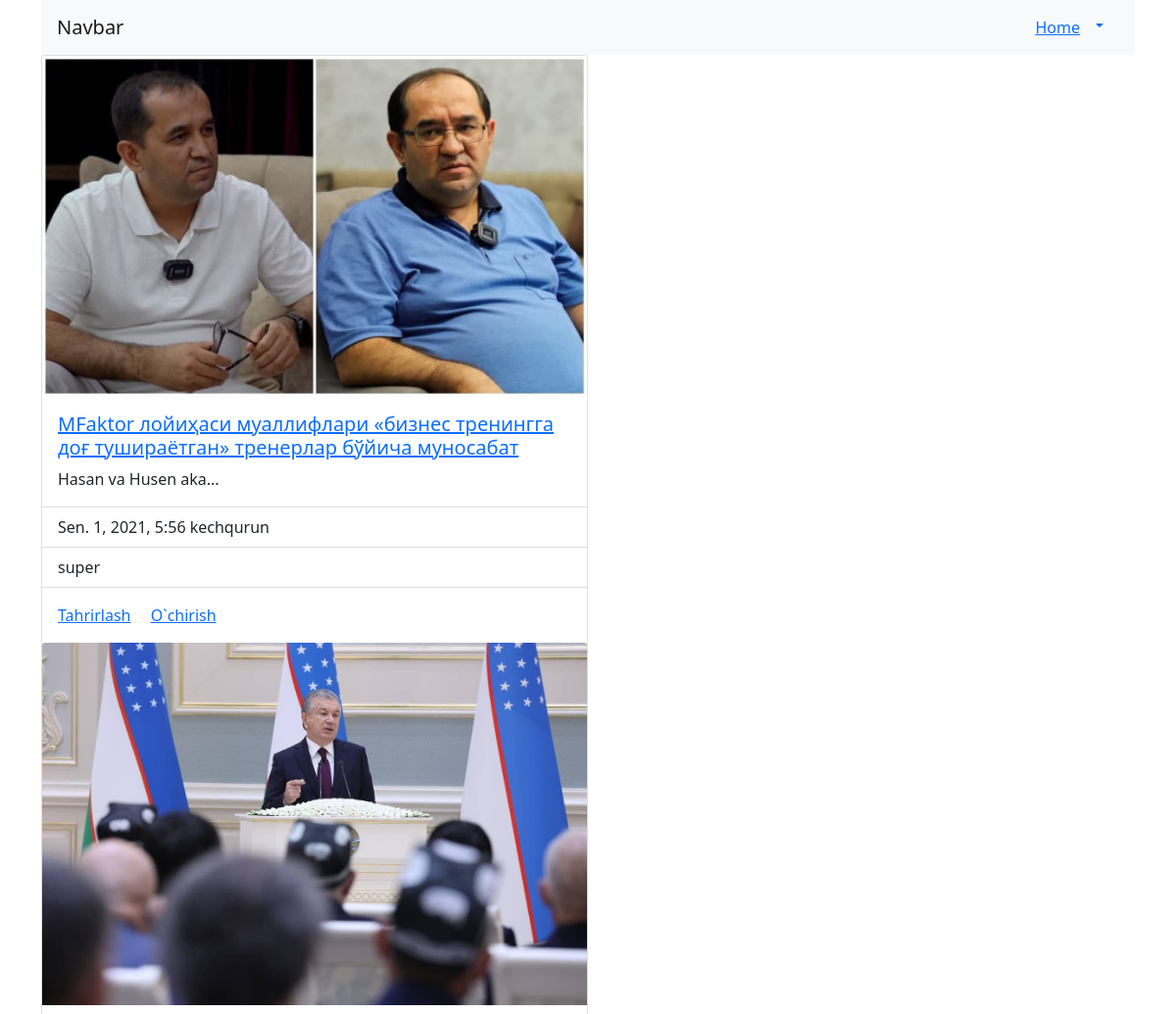
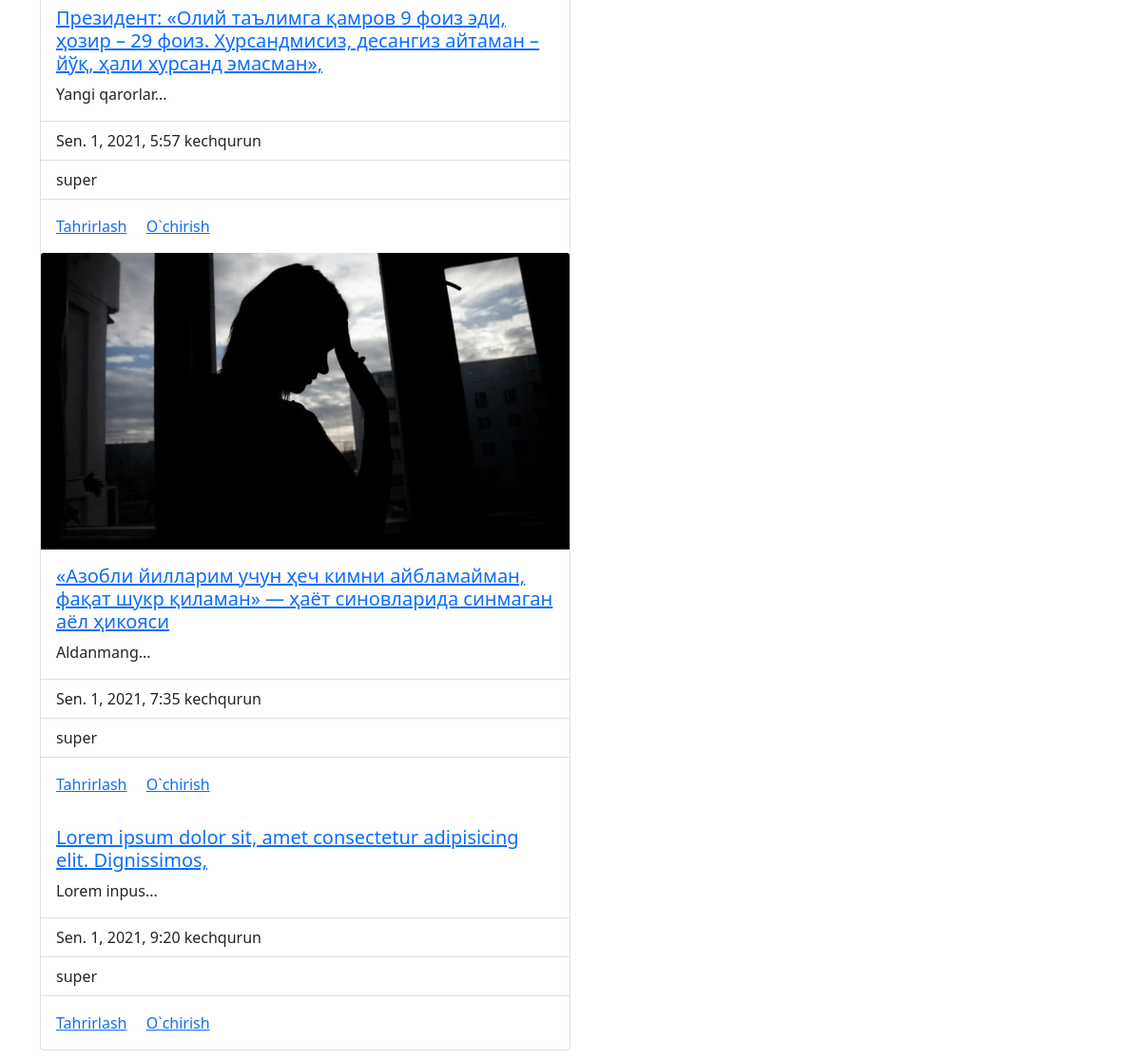
Screenshot of / (signed in) with the database file from the repository (2 pictures, top to bottom).
### blog/models.py (models this page shows, shortened)
class Article(models.Model):
    title = models.CharField(max_length=200)
    summary = models.CharField(max_length=150, blank=True)
    body = RichTextField()
    image = models.ImageField(upload_to='images/', blank=True)
    date = models.DateTimeField(auto_now_add=True)
    author = models.ForeignKey(get_user_model(), on_delete=models.CASCADE)

### accounts/models.py (models this page shows)
class CustomUser(AbstractUser):
    age=models.PositiveIntegerField(null=True, blank=True)
    adress = models.TextField(null=False, blank=False)

### blog/views.py (the view)
# urls.py: path('', AListView.as_view(), name='home' ),
class AListView(ListView):
    model = Article
    template_name = 'home.html'

### templates/home.html (shortened to what this page needs)
{% extends 'base.html' %}
{% block content %}
<nav id="navbar-example2" class="navbar navbar-light bg-light px-3">
    <a class="navbar-brand" href="#">Navbar</a>
    <ul class="nav nav-pills">
        <li class="nav-item">
           <a href="{% url 'home' %}">Home</a>
        </li>
        {% if user.is_authenticated %}
      <li class="nav-item dropdown">
        <a class="nav-link dropdown-toggle" data-bs-toggle="dropdown" href="#" role="button" aria-expanded="false">{{user.first_name | title}}</a>
      </li>
    </ul>
    {% endif %}
  </nav>
  {% if user.is_authenticated %}
  <div class="card" style="width: 50%; margin-bottom: 25px;">
    {% for post in object_list %}
    {% if post.image %}
    <img src="{{post.image.url}}" class="card-img-top" alt="{{post.title}}">
    {% endif %}
    <div class="card-body">
        <a href="{% url 'article_detail' post.pk %}">
            <h5 class="card-title">{{post.title}}</h5>
        </a>
      <p class="card-text">{{post.summary | slice:':100'}}...</p>
    </div>
    <ul class="list-group list-group-flush">
      <li class="list-group-item">{{post.date}}</li>
      <li class="list-group-item">{{post.author}}</li>
    </ul>
    <div class="card-body">
      <a href="{% url 'article_edit' post.pk %}" class="card-link">Tahrirlash</a>
      <a href="{% url 'article_delete' post.pk %}" class="card-link">O`chirish</a>
    </div>
    {% endfor %}
    {% else %}
    <h1 class="bg-success text-light">Postlarni ko`rish uchun saytga kirish kerak</h1>
    <a href="{% url 'login' %}">Kirish</a>
    {% endif %}
  </div>
{% endblock content %}

### templates/base.html (shortened to what this page needs)
{% load static %}
<!DOCTYPE html>
<html lang="en">
<head>
    <link rel="stylesheet" href="/static/css/bootstrap.min.css">
    <link href="https://cdn.jsdelivr.net/npm/bootstrap@5.0.2/dist/css/bootstrap.min.css" rel="stylesheet">
</head>
<body>
    <main class="container">
        {% block content %}
        {% endblock %}
    </main>
</body>
</html>

### rows the page displays
Article: image (picture), title "MFaktor лойиҳаси муаллифлари «бизнес тренингга доғ тушираётган» тренерлар бўйича муносабат", summary "Hasan va Husen aka", date "Sen. 1, 2021, 5:56 kechqurun", author "super"
Article: image (picture), title "Президент: «Олий таълимга қамров 9 фоиз эди, ҳозир – 29 фоиз. Хурсандмисиз, десангиз айтаман – йўқ, ҳали хурсанд эмасман»,", summary "Yangi qarorlar", date "Sen. 1, 2021, 5:57 kechqurun", author "super"
Article: image (picture), title "«Азобли йилларим учун ҳеч кимни айбламайман, фақат шукр қиламан» — ҳаёт синовларида синмаган аёл ҳикояси", summary "Aldanmang", date "Sen. 1, 2021, 7:35 kechqurun", author "super"
Article: title "Lorem ipsum dolor sit, amet consectetur adipisicing elit. Dignissimos,", summary "Lorem inpus", date "Sen. 1, 2021, 9:20 kechqurun", author "super"
